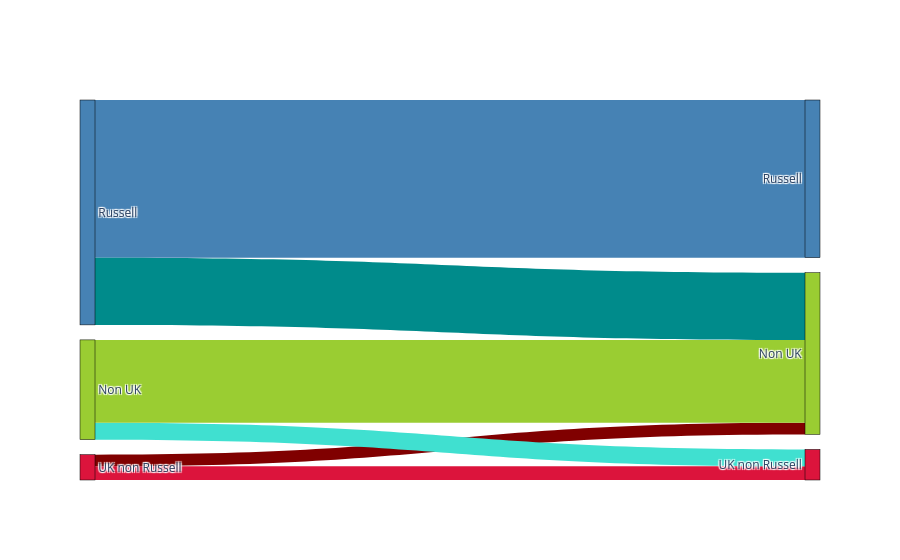

Notebook source saved alongside this figure:
### Markdown cell above
Were they are Russell Group universities?

### Code cell
# russell group
def try_lookup(x, ind):
    try:
        return x.loc[ind].values[0]
    except KeyError:
        return 0


russell = [
    "Birmingham",
    "Bristol",
    "Cambridge",
    "Cardiff",
    "Durham",
    "Edinburgh",
    "Exeter",
    "Glasgow",
    "Imperial",
    "KCL",
    "Leeds",
    "Liverpool",
    "London School of Economics",
    "Manchester",
    "Newcastle",
    "Nottingham",
    "Oxford",
    "QMUL",
    "Queen's Belfast",
    "Sheffield",
    "Southampton",
    "UCL",
    "Warwick",
    "York",
]

uk = ["England", "Scotland", "Wales", "Northern Ireland"]

unis = students.copy()

for col in ["UG", "PG"]:
    unis[f"Cat_{col}"] = None
    unis.loc[unis[f"{col}University"].isin(russell), f"Cat_{col}"] = "Russell"
    unis.loc[~unis[f"{col}Country"].isin(uk), f"Cat_{col}"] = "Non-UK"
    unis.loc[
        (unis[f"{col}Country"].isin(uk) & ~unis["UGUniversity"].isin(russell)),
        f"Cat_{col}",
    ] = "UK non Russell"
    unis.loc[unis[f"{col}University"].isna(), f"Cat_{col}"] = np.nan

counts = unis.loc[:, ["Cat_UG", "Cat_PG"]].value_counts().to_frame()
display(counts)

stayed_russell = try_lookup(counts, ("Russell", "Russell"))
stayed_non_russell = try_lookup(counts, ("UK non Russell", "UK non Russell"))
stayed_non_uk = try_lookup(counts, ("Non-UK", "Non-UK"))

russell_to_non_russell = try_lookup(counts, ("Russell", "UK non Russell"))
russell_to_non_uk = try_lookup(counts, ("Russell", "Non-UK"))

non_russell_to_russell = try_lookup(counts, ("UK non Russell", "Russell"))
non_russell_to_non_uk = try_lookup(counts, ("UK non Russell", "Non-UK"))

non_uk_to_russell = try_lookup(counts, ("Non-UK", "Russell"))
non_uk_to_non_russell = try_lookup(counts, ("Non-UK", "UK non Russell"))


labels = ["Russell", "UK non Russell", "Non UK", "Russell", "UK non Russell", "Non UK"]
sources = [0, 0, 0, 1, 1, 1, 2, 2, 2]
targets = [3, 4, 5, 3, 4, 5, 3, 4, 5]
value = [
    stayed_russell,
    russell_to_non_russell,
    russell_to_non_uk,
    non_russell_to_russell,
    stayed_non_russell,
    non_russell_to_non_uk,
    non_uk_to_russell,
    non_uk_to_non_russell,
    stayed_non_uk,
]

label_color = [
    "steelblue",
    "crimson",
    "yellowgreen",
    "steelblue",
    "crimson",
    "yellowgreen",
]
link_color = [
    "steelblue",
    "orchid",
    "darkcyan",
    "purple",
    "crimson",
    "maroon",
    "grey",
    "turquoise",
    "yellowgreen",
]

node = dict(
    label=labels,
    color=label_color,
    pad=15,
    thickness=15,
    line=dict(color="black", width=0.5),
)
link = dict(source=sources, target=targets, value=value, color=link_color)
plt.figure(figsize=(7, 7))
figure = go.Figure(go.Sankey(link=link, node=node))
figure.show()

### Figure 1 — Plotly figure (JSON) as saved in the notebook; plotly's stock layout.template omitted (floating-point values rounded to 4 significant figures)
{"data": [{"link": {"color": ["steelblue", "orchid", "darkcyan", "purple", "crimson", "maroon", "grey", "turquoise", "yellowgreen"], "source": [0, 0, 0, 1, 1, 1, 2, 2, 2], "target": [3, 4, 5, 3, 4, 5, 3, 4, 5], "value": [392, 0, 167, 0, 34, 29, 0, 42, 206]}, "node": {"color": ["steelblue", "crimson", "yellowgreen", "steelblue", "crimson", "yellowgreen"], "label": ["Russell", "UK non Russell", "Non UK", "Russell", "UK non Russell", "Non UK"], "line": {"color": "black", "width": 0.5}, "pad": 15, "thickness": 15}, "type": "sankey"}], "layout": {}}
